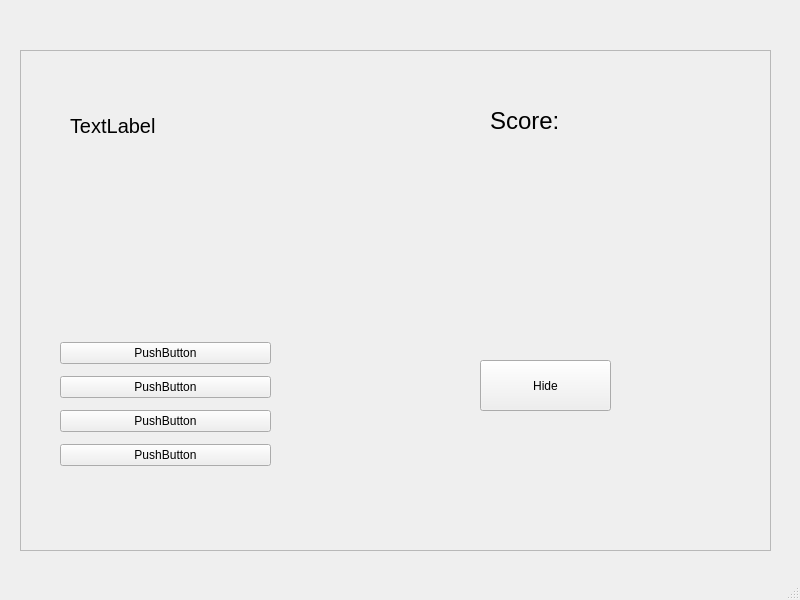
<?xml version="1.0" encoding="UTF-8"?>
<ui version="4.0">
 <class>MainWindow</class>
 <widget class="QMainWindow" name="MainWindow">
  <property name="geometry">
   <rect>
    <x>0</x>
    <y>0</y>
    <width>800</width>
    <height>600</height>
   </rect>
  </property>
  <property name="windowTitle">
   <string>MainWindow</string>
  </property>
  <widget class="QWidget" name="centralwidget">
   <widget class="QPushButton" name="Hide_Button">
    <property name="geometry">
     <rect>
      <x>480</x>
      <y>360</y>
      <width>131</width>
      <height>51</height>
     </rect>
    </property>
    <property name="text">
     <string>Hide</string>
    </property>
   </widget>
   <widget class="QFrame" name="frame_everything">
    <property name="geometry">
     <rect>
      <x>20</x>
      <y>50</y>
      <width>751</width>
      <height>501</height>
     </rect>
    </property>
    <property name="frameShape">
     <enum>QFrame::StyledPanel</enum>
    </property>
    <property name="frameShadow">
     <enum>QFrame::Raised</enum>
    </property>
    <widget class="QLabel" name="Score_label">
     <property name="geometry">
      <rect>
       <x>470</x>
       <y>50</y>
       <width>131</width>
       <height>41</height>
      </rect>
     </property>
     <property name="font">
      <font>
       <pointsize>18</pointsize>
      </font>
     </property>
     <property name="text">
      <string>Score: </string>
     </property>
    </widget>
    <widget class="QLabel" name="quest_label">
     <property name="geometry">
      <rect>
       <x>50</x>
       <y>50</y>
       <width>191</width>
       <height>51</height>
      </rect>
     </property>
     <property name="font">
      <font>
       <pointsize>15</pointsize>
      </font>
     </property>
     <property name="text">
      <string>TextLabel</string>
     </property>
    </widget>
    <widget class="QWidget" name="verticalLayoutWidget">
     <property name="geometry">
      <rect>
       <x>40</x>
       <y>280</y>
       <width>211</width>
       <height>151</height>
      </rect>
     </property>
     <layout class="QVBoxLayout" name="verticalLayout">
      <property name="spacing">
       <number>0</number>
      </property>
      <property name="sizeConstraint">
       <enum>QLayout::SetMinimumSize</enum>
      </property>
      <item>
       <widget class="QPushButton" name="Var1">
        <property name="text">
         <string>PushButton</string>
        </property>
       </widget>
      </item>
      <item>
       <widget class="QPushButton" name="Var2">
        <property name="text">
         <string>PushButton</string>
        </property>
       </widget>
      </item>
      <item>
       <widget class="QPushButton" name="Var3">
        <property name="text">
         <string>PushButton</string>
        </property>
       </widget>
      </item>
      <item>
       <widget class="QPushButton" name="Var4">
        <property name="text">
         <string>PushButton</string>
        </property>
       </widget>
      </item>
     </layout>
     <zorder>Var2</zorder>
     <zorder>Var3</zorder>
     <zorder>Var4</zorder>
     <zorder>Var1</zorder>
    </widget>
   </widget>
   <zorder>frame_everything</zorder>
   <zorder>Hide_Button</zorder>
  </widget>
  <widget class="QMenuBar" name="menubar">
   <property name="geometry">
    <rect>
     <x>0</x>
     <y>0</y>
     <width>800</width>
     <height>26</height>
    </rect>
   </property>
  </widget>
  <widget class="QStatusBar" name="statusbar"/>
 </widget>
 <resources/>
 <connections/>
</ui>
